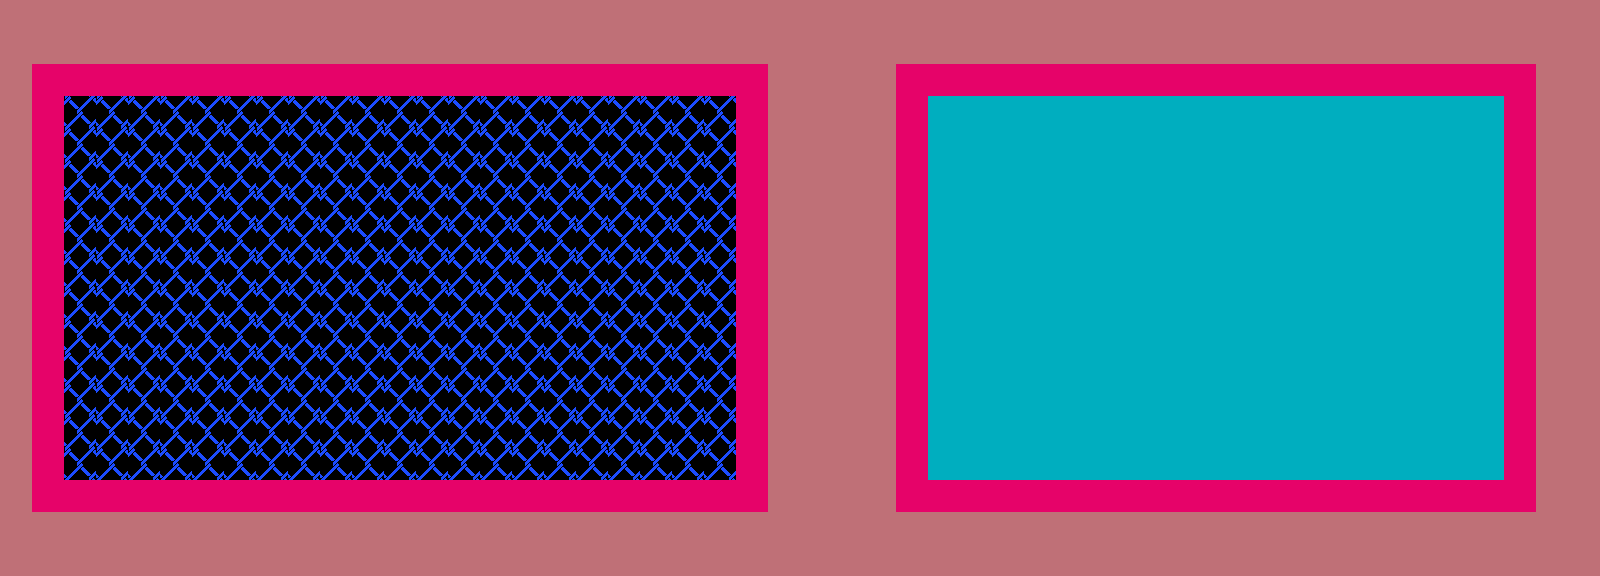

A 2D game scene composited from a Tiled map and its tileset images. What follows is a short description and the map's XML, with each tile layer's data collapsed to a summary:
An orthogonal 50x18 tile map with 32x32 px tiles, 1 tile layer (bg).

<map version="1.0" orientation="orthogonal" renderorder="left-down" width="50" height="18" tilewidth="32" tileheight="32">
 <tileset firstgid="1" name="map" tilewidth="32" tileheight="32">
  <image source="map.png" width="576" height="992" />
  <tile id="0">
   <properties>
    <property name="wall" value="true" />
   </properties>
  </tile>
  <tile id="18">
   <properties>
    <property name="charge" value="true" />
   </properties>
  </tile>
 </tileset>
 <layer name="bg" width="50" height="18">
  <data>[900 cells, 900 non-empty, 4 distinct tile ids]</data>
 </layer>
</map>